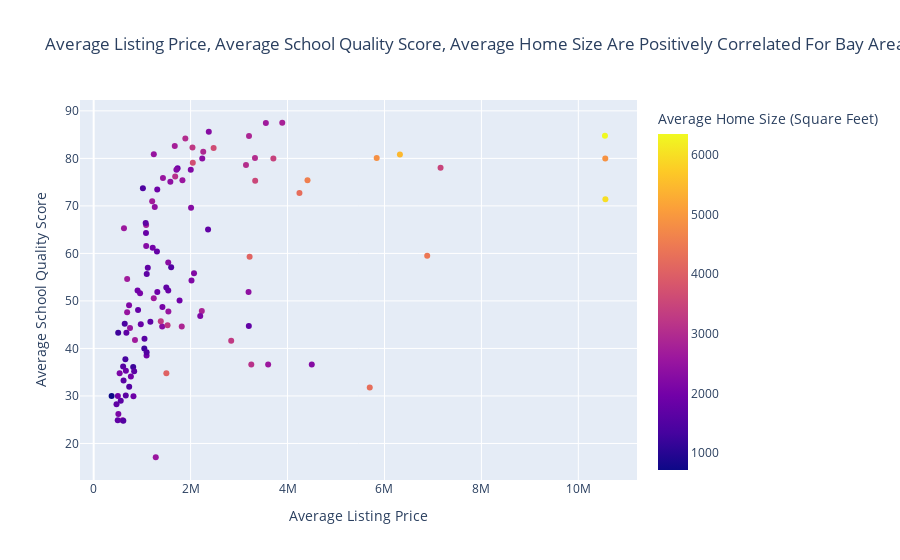

This figure's notebook cell:
### Code cell
# Need to run configure_plotly_browser_state() if you are in Google colab
configure_plotly_browser_state()

# drop houses that have null cities, school score, or price
#technically not needed, since there are no null cities nor prices
city_school_price_clean = df.dropna(subset = ['City', 'School score', 'Price', 'Home size'])

#rename 'Price' to 'Listing Price' to make it more clear
city_school_price_clean = city_school_price_clean.rename(columns={"Price":"Listing Price",
                                                                  "School score":"School Quality Score",
                                                                  "Home size":"Home Size"})

#group by city, get the average price for each city
avg_price_by_city = city_school_price_clean.groupby('City')['Listing Price'].mean()

#group by city, get the average school quality for each city
avg_school_score_by_city = city_school_price_clean.groupby('City')['School Quality Score'].mean()

#group by city, get the average home size for each city
avg_home_size_by_city = city_school_price_clean.groupby('City')['Home Size'].mean()

#concat the two average Series into one Dataframe indexed by city
averaged_by_city = pd.concat([avg_price_by_city, avg_school_score_by_city, avg_home_size_by_city], axis=1)

#rename 'Price' to 'Listing Price' to make it more clear
averaged_by_city = averaged_by_city.rename(columns={"Listing Price":"Average Listing Price",
                                                    "School Quality Score":"Average School Quality Score",
                                                    "Home Size":"Average Home Size (Square Feet)"})

averaged_by_city_default_index = averaged_by_city.reset_index()
px.scatter(averaged_by_city_default_index, x="Average Listing Price", y="Average School Quality Score", hover_data="City", color="Average Home Size (Square Feet)", title="Average Listing Price, Average School Quality Score, Average Home Size Are Positively Correlated For Bay Area Houses")

### Figure 1 — Plotly figure (JSON) as saved in the notebook; plotly's stock layout.template omitted (floating-point values rounded to 4 significant figures)
{"data": [{"customdata": [["Alameda"], ["Alamo"], ["Albany"], ["Antioch"], ["Atherton"], ["Bay Point"], ["Belmont"], ["Belvedere"], ["Benicia"], ["Berkeley"], ["Bolinas"], ["Boulder Creek"], ["Brentwood"], ["Brisbane"], ["Burlingame"], ["Byron"], ["Campbell"], ["Castro Valley"], ["Clayton"], ["Concord"], ["Corte Madera"], ["Crockett"], ["Cupertino"], ["Daly City"], ["Danville"], ["Discovery Bay"], ["Dublin"], ["East Palo Alto"], ["El Cerrito"], ["El Granada"], ["El Sobrante"], ["Emeryville"], ["Fairfax"], ["Foster City"], ["Fremont"], ["Greenbrae"], ["Half Moon Bay"], ["Hayward"], ["Hercules"], ["Hillsborough"], ["Kensington"], ["Kentfield"], ["Knightsen"], ["La Honda"], ["Lafayette"], ["Larkspur"], ["Livermore"], ["Los Altos"], ["Los Altos Hills"], ["Los Gatos"], ["Martinez"], ["Menlo Park"], ["Mill Valley"], ["Millbrae"], ["Milpitas"], ["Montara"], ["Monte Sereno"], ["Moraga"], ["Morgan Hill"], ["Mountain House"], ["Mountain View"], ["Muir Beach"], ["Newark"], ["Nicasio"], ["Novato"], ["Oakland"], ["Oakley"], ["Orinda"], ["Pacheco"], ["Pacifica"], ["Palo Alto"], ["Pescadero"], ["Piedmont"], ["Pinole"], ["Pittsburg"], ["Pleasant Hill"], ["Pleasanton"], ["Point Richmond"], ["Portola Valley"], ["Redwood City"], ["Richmond"], ["Rodeo"], ["Ross"], ["San Anselmo"], ["San Bruno"], ["San Carlos"], ["San Francisco"], ["San Geronimo"], ["San Jose"], ["San Leandro"], ["San Lorenzo"], ["San Mateo"], ["San Pablo"], ["San Rafael"], ["San Ramon"], ["Santa Clara"], ["Saratoga"], ["Sausalito"], ["South San Francisco"], ["Spbl"], ["Stanford"], ["Stinson Beach"], ["Sunnyvale"], ["Sunol"], ["Tiburon"], ["Tracy"], ["Union City"], ["Vallejo"], ["Walnut Creek"], ["Woodside"]], "hovertemplate": "Average Listing Price=%{x}<br>Average School Quality Score=%{y}<br>City=%{customdata[0]}<br>Average Home Size (Square Feet)=%{marker.color}<extra></extra>", "legendgroup": "", "marker": {"color": [1830.0, 3674.0, 1489.0, 2099.0, 5993.0, 2477.0, 1957, 4883.0, 2175.0, 2323.0, 1749.0, 1405.0, 2523.0, 1805, 3025.0, 1970.0, 1855.0, 2248.0, 2736.0, 1655.0, 2224.0, 1583.0, 2286.0, 1617.0, 3087.0, 2675.0, 2694.0, 1260.0, 1799.0, 2305.0, 1883.0, 1244.0, 1694.0, 2192.0, 1918.0, 2570.0, 2889.0, 1895.0, 2498.0, 4841.0, 1688.0, 4574.0, 4041, 2038.0, 3264.0, 2212.0, 2084.0, 2656.0, 6346.0, 3526.0, 1704.0, 2401.0, 2925.0, 2271, 1988.0, 3286, 4253.0, 2754.0, 3249.0, 2588.0, 1741, 2588, 1956.0, 2833.0, 2615.0, 1641.0, 2121.0, 3006.0, 1268.0, 1728, 3473.0, 4275, 4080.0, 1633.0, 1728.0, 1950.0, 2537.0, 2545.0, 2796.0, 2171.0, 1564.0, 1661.0, 5465, 2387.0, 1690.0, 2344.0, 2128.0, 3262, 1929.0, 1546.0, 1365.0, 1957.0, 1963.0, 2525.0, 2511.0, 1722.0, 2889.0, 3117.0, 1510.0, 720, 3052.0, 2260, 1533.0, 3632.0, 3429.0, 2666.0, 1825.0, 1693.0, 2416.0, 4437.0], "coloraxis": "coloraxis", "symbol": "circle"}, "mode": "markers", "name": "", "orientation": "v", "showlegend": false, "x": [1080000.0, 2045000.0, 1015875, 509500.0, 10560000.0, 597400.0, 1732000.0, 10555750, 730500.0, 1538000.0, 3202000.0, 640645, 690700.0, 1305500, 3328125, 768000, 1539000.0, 1084000.0, 1083000.0, 662500.0, 1707150, 607700.0, 2375000.0, 1049000.0, 1682000.0, 691100.0, 1207000.0, 1045000.0, 916200.0, 1414000, 664800.0, 815500, 1073000.0, 2004000.0, 1312000.0, 1831000.0, 1817000.0, 821000.0, 750300.0, 5840000.0, 1095000.0, 4412000.0, 1500000, 1418000.0, 2038000.0, 2071000.0, 957300.0, 3552000.0, 10550000.0, 3332000.0, 675400.0, 3195000.0, 2261000.0, 2009000.0, 1218000.0, 2838000.0, 4246000.0, 1674000.0, 1525000.0, 625200.0, 2360000.0, 3600000, 1091000.0, 2231000, 1240000.0, 835600.0, 536000.0, 1892000.0, 506000.0, 1117000.0, 7158000.0, 5696000.0, 3217350, 616800.0, 496600.0, 906000.0, 1430000.0, 1281000.0, 3891000.0, 2018000.0, 612200.0, 558700.0, 6318000.0, 1582000.0, 1170000.0, 2240000.0, 2199000.0, 1385000, 1313000.0, 733000.0, 654400.0, 1773000.0, 499100.0, 1541000.0, 1241000.0, 1499000.0, 3205000.0, 3252000.0, 1093000.0, 370000, 3142500, 4500000, 1599000.0, 2475000.0, 3708000.0, 852300.0, 972200.0, 471300.0, 1261000.0, 6882000.0], "xaxis": "x", "y": [64.28, 79.1, 73.7, 26.21, 71.4, 24.9, 77.9, 80, 49.1, 58.06, 44.7, 45.2, 47.6, 60.4, 80.1, 34.1, 52.2, 61.56, 66, 30.12, 77.6, 36.2, 85.6, 42.06, 76.21, 54.6, 71, 40, 48.1, 44.6, 35.3, 36.1, 66.4, 77.6, 73.47, 75.4, 44.6, 29.95, 44.3, 80.1, 55.69, 75.4, 34.8, 48.7, 82.3, 55.8, 51.61, 87.45, 84.78, 75.3, 43.3, 51.9, 81.4, 69.6, 61.2, 41.6, 72.7, 82.6, 44.9, 65.3, 65.05, 36.6, 38.5, 47.9, 50.58, 35.2, 34.8, 84.2, 43.3, 57, 78.02, 31.8, 59.31, 33.25, 24.9, 52.2, 75.85, 17.1, 87.5, 54.28, 24.79, 29, 80.8, 75.1, 45.6, 80, 46.84, 45.7, 51.89, 31.93, 37.7, 50.09, 30, 47.78, 80.88, 52.83, 84.7, 36.6, 39.2, 30, 78.6, 36.6, 57.08, 82.2, 80, 41.8, 45.1, 28.24, 69.76, 59.5], "yaxis": "y", "type": "scatter"}], "layout": {"xaxis": {"anchor": "y", "domain": [0, 1], "title": {"text": "Average Listing Price"}}, "yaxis": {"anchor": "x", "domain": [0, 1], "title": {"text": "Average School Quality Score"}}, "coloraxis": {"colorbar": {"title": {"text": "Average Home Size (Square Feet)"}}, "colorscale": [[0, "#0d0887"], [0.1111, "#46039f"], [0.2222, "#7201a8"], [0.3333, "#9c179e"], [0.4444, "#bd3786"], [0.5556, "#d8576b"], [0.6667, "#ed7953"], [0.7778, "#fb9f3a"], [0.8889, "#fdca26"], [1, "#f0f921"]]}, "legend": {"tracegroupgap": 0}, "title": {"text": "Average Listing Price, Average School Quality Score, Average Home Size Are Positively Correlated For Bay Area Houses"}}}
